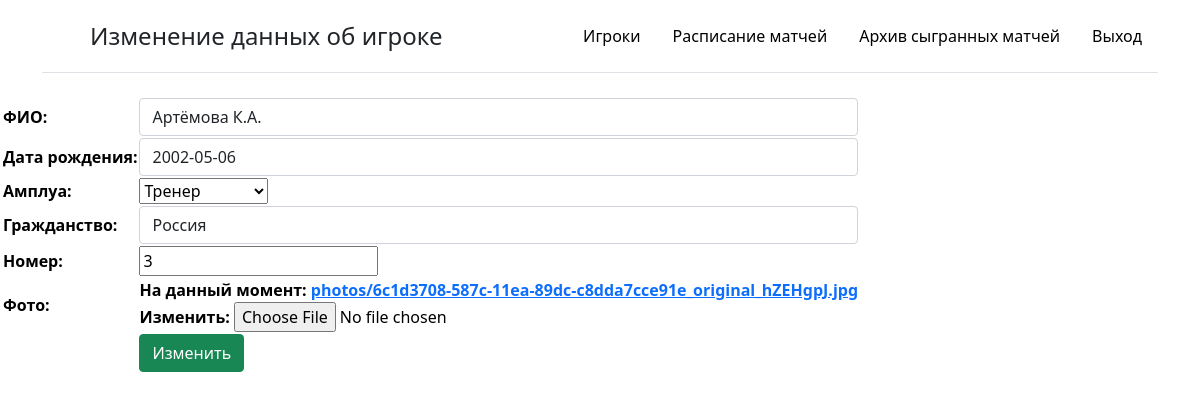
The page /update/4/ on the database its author committed.
### bd_team/models.py (models this page shows, shortened)
class Player(models.Model):
    name = models.CharField(max_length=100, null=False, verbose_name="ФИО")
    date_birth = models.DateField(null=True, verbose_name="Дата рождения")
    citizenship = models.CharField(max_length=100, null=True, verbose_name="Гражданство")
    role = models.ForeignKey('Category_Player', on_delete=models.PROTECT, null=True, verbose_name="Амплуа")
    number = models.IntegerField(null=False, unique=True, verbose_name="Номер")
    photo = models.ImageField(null=True, upload_to="photos/", verbose_name="Фото")
    base = models.BooleanField(default=False, verbose_name='Основа')
    class Meta():
        ordering = ['number']

### bd_team/views.py (the view)
# urls.py: path('update/<int:pk>/', PlayerUpdateView.as_view(), name='update_player'),
class PlayerUpdateView(UpdateView):
    model = Player
    template_name = 'bd_team/update_page_player.html'
    form_class = PlayerForm
    def get_context_data(self, *, object_list=None, **kwargs):
        context = super().get_context_data(**kwargs)
        context['menu'] = menu
        context['title'] = "Изменение данных об игроке"
        return context

### bd_team/forms.py
class PlayerForm(forms.ModelForm):
    def __init__(self, *args, **kwargs):
        super().__init__(*args, **kwargs)
        self.fields['role'].empthy_label = "Игровая позиция не выбрана"
    class Meta:
        model = Player
        fields = ['name', 'date_birth', 'role', 'citizenship', 'number', 'photo']
        widgets = {
            'name': forms.TextInput(attrs={'class': 'form-control'}),
            'date_birth': forms.TextInput(attrs={'class': 'form-control'}),
            'citizenship': forms.TextInput(attrs={'class': 'form-control'}),
        }

### bd_team/models.py (called while the page is built)
    def __str__(self):
        return self.name

### bd_team/templates/bd_team/update_page_player.html (shortened to what this page needs)
{% extends 'bd_team/base.html' %}
{% block content %}
<form method = "post" enctype="multipart/form-data">
    <table>
{% for f in form %}
      <tr><th><label class="form-label" for ="{{ f.id_for_label }}"></th><th> {{f.label}}:</th><th> </label>{{ f }}</th></tr>
{% endfor %}
    <tr> <th></th><th></th><th>  <button class="btn btn-success" type="submit">Изменить</button></th></tr>
    </table>
</form>
{% endblock %}

### bd_team/templates/bd_team/base.html (style rules this page uses)
body { background: #fff; color: #000000 }

### rows shown on the page
Player: form "Артёмова К.А." "2002-05-06" "Тренер" "Россия" "3"

### other values the page prints
{{ title }} "Изменение данных об игроке"
{{ m.title }} "Игроки" "Расписание матчей" "Архив сыгранных матчей" "Выход"
{{ f.label }} "ФИО" "Дата рождения" "Амплуа" "Гражданство" "Номер" "Фото"
